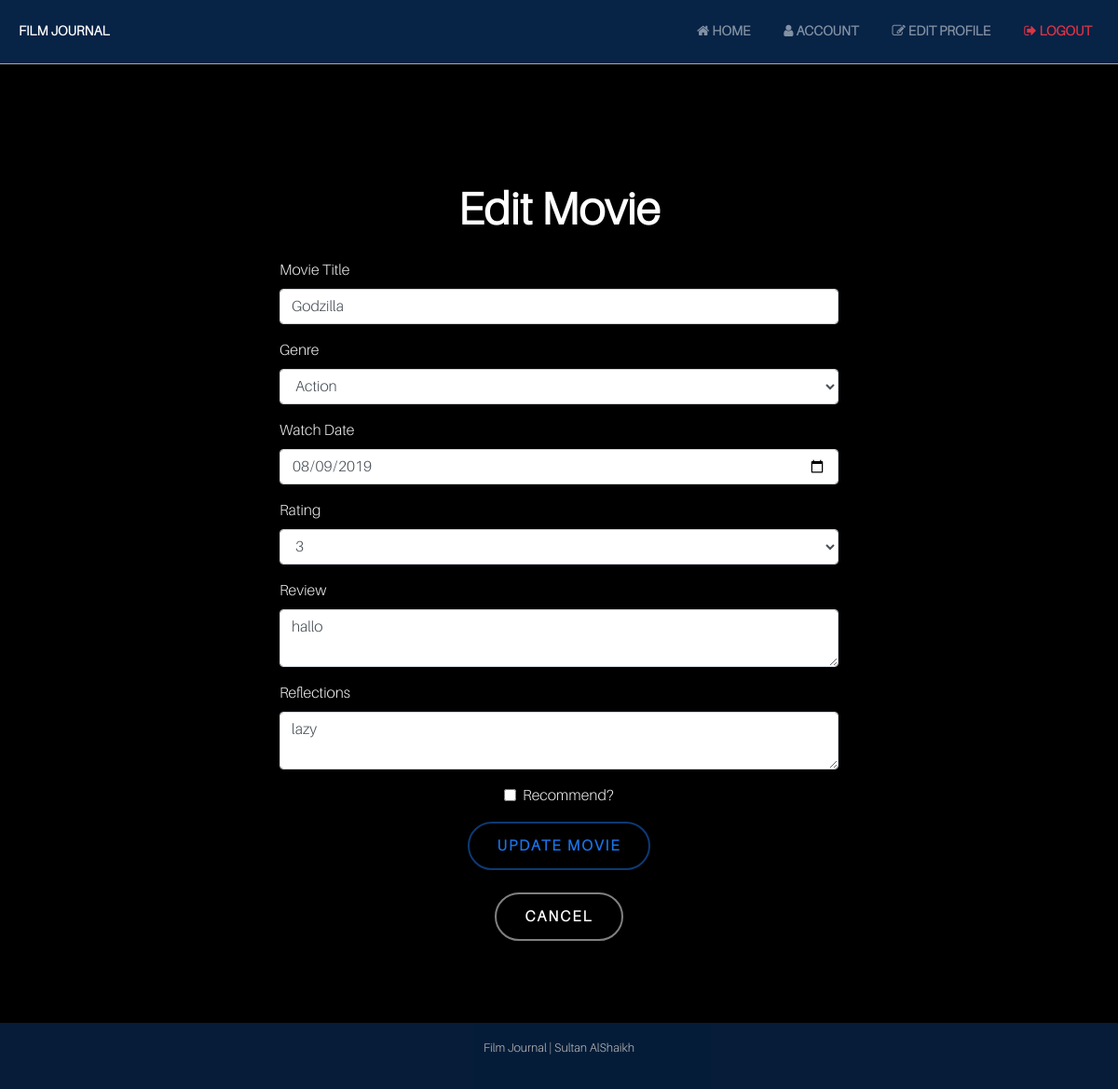
Screenshot of /edit/3 (signed in) with the database file from the repository.
### app/models.py (models this page shows, shortened)
class Movie(db.Model):
    __tablename__ = 'movie'
    id = db.Column(db.Integer, primary_key=True)
    title = db.Column(db.String(100), nullable=False)
    rating = db.Column(db.Integer, nullable=False)
    watch_date = db.Column(db.Date)
    genre = db.Column(db.String(50))
    review = db.Column(db.String(500))
    reflections = db.Column(db.String(500))
    watched = db.Column(db.Boolean, default=False)
    recommend = db.Column(db.Boolean, default=False)
    tmdb_id = db.Column(db.Integer, unique=True, nullable=True)
    poster_url = db.Column(db.String(255), nullable=True)
    user_id = db.Column(db.Integer, db.ForeignKey('user.id'), nullable=False)
    likes = db.relationship('Like', backref='liked_movie', lazy='dynamic')

### app/views.py (the view, shortened to what this page needs)
@app.route('/edit/<int:movie_id>', methods=['GET', 'POST'])
@login_required
def edit_movie(movie_id):
    movie = Movie.query.get_or_404(movie_id)
    if movie.user_id != current_user.id:
        flash("You don't have permission to edit this movie.", 'danger')
        return redirect(url_for('home'))
    form = MovieForm(obj=movie)
    return render_template('edit_movie.html', form=form, movie=movie)

### app/forms.py (shortened to what this page needs)
class MovieForm(FlaskForm):
    title = StringField('Movie Title', validators=[DataRequired()])
    genre = SelectField(
        'Genre',
        choices=[
            ('Action', 'Action'),
            ('Drama', 'Drama'),
            ('Comedy', 'Comedy'),
            ('Thriller', 'Thriller'),
            ('Romance', 'Romance'),
            ('Horror', 'Horror')
        ],
        validators=[DataRequired()]
    )
    watch_date = DateField('Watch Date', validators=[DataRequired()])
    rating = DecimalField(
        'Rating',
        default=0,
        validators=[
            DataRequired(),
            NumberRange(min=0, max=5, message="Invalid rating.")
        ],
        places=1
    )
    review = TextAreaField('Review', validators=[DataRequired()])
    reflections = TextAreaField('Reflections', validators=[DataRequired()])
    recommend = BooleanField('Recommend?')
    poster_url = StringField('Poster URL')
    submit = SubmitField('Add Movie')

### app/__init__.py (called while the page is built)
@login_manager.user_loader
def load_user(user_id):
    return models.User.query.get(int(user_id))

### app/templates/edit_movie.html (shortened to what this page needs)
{% extends "base.html" %}
{% block content %}
<div class="container mt-4">
  <h1 class="mb-4 text-center">Edit Movie</h1>
  <form method="POST" class="needs-validation mx-auto" novalidate style="width: 75%; max-width: 600px;">
    <div class="form-group">
      {{ form.title.label }}
      {{ form.title(class="form-control", placeholder="Enter the movie title") }}
    </div>
    <div class="form-group">
      {{ form.genre.label }}
      <select name="genre" class="form-control">
        <option value="Action" {% if form.genre.data == "Action" %}selected{% endif %}>Action</option>
      </select>
    </div>
    <div class="form-group">
      {{ form.watch_date.label }}
      {{ form.watch_date(class="form-control", placeholder="Select the watch date") }}
    </div>
    <div class="form-group">
      <label for="rating">Rating</label>
      <select id="rating" name="rating" class="form-control">
        <option value="3" {% if form.rating.data == 3 %}selected{% endif %}>3</option>
      </select>
    </div>
    <div class="form-group">
      {{ form.review.label }}
      {{ form.review(class="form-control", placeholder="Write your review") }}
    </div>
    <div class="form-group">
      {{ form.reflections.label }}
      {{ form.reflections(class="form-control", placeholder="What did you learn or reflect on?") }}
    </div>
    <div class="form-group text-center">
      <div class="form-check">
          {{ form.recommend(class="form-check-input") }}
          {{ form.recommend.label(class="form-check-label") }}
      </div>
    </div>
    <div class="d-flex flex-column align-items-center gap-3">
      <button type="submit" class="btn btn-custom-blue">Update Movie</button>
      <br>
      <a href="{{ url_for('home') }}" class="btn btn-custom">Cancel</a>
    </div>
  </form>
</div>
{% endblock %}

### app/static/styles.css (style rules this page uses)
:root { --primary-color: #000000; --secondary-color: #FFFFFF; --highlight-color: #1A73E8; --card-background: #1A1A1A; --text-color: #EAEAEA; --button-hover: #0056b3; --shadow-color: rgba(0, 0, 0, 0.5); --gold-color: #FFD700; --gray-star: #ccc; }
body { font-family: 'Aileron Light', Arial, sans-serif; background-color: var(--primary-color); color: var(--text-color); margin: 0; padding: 0; line-height: 1.5; }
button { font-family: 'Aileron Light', Arial, sans-serif; }
h1 { font-family: 'Aileron Light', Arial, sans-serif; font-size: 3rem; font-weight: 700; color: var(--secondary-color); text-align: center; margin: 40px 0; }
.btn { padding: 10px 15px; font-size: 0.9rem; border-radius: 30px; transition: background-color 0.3s ease, transform 0.2s ease; font-weight: bold; }
.form-group { margin-bottom: 1rem; }
.btn-custom { font-family: 'Aileron Light', Arial, sans-serif; font-weight: bold; text-transform: uppercase; font-size: 1rem; padding: 12px 30px; color: #FFFFFF; background-color: transparent; border: 2px solid rgba(255, 255, 255, 0.5) !important; border-radius: 30px; transition: all 0.3s ease; letter-spacing: 2px; display: inline-block; text-align: center; cursor: pointer; }
.btn-custom-blue { font-family: 'Aileron Light', Arial, sans-serif; font-weight: bold; text-transform: uppercase; font-size: 1rem; padding: 12px 30px; color: #1A73E8; background-color: transparent; border: 2px solid rgba(26, 115, 232, 0.5); border-radius: 30px; transition: all 0.3s ease; letter-spacing: 2px; display: inline-block; text-align: center; cursor: pointer; }
.container { max-width: 1200px; padding: 20px; display: flex; flex-direction: column; align-items: center; justify-content: center; }

### rows the page displays
Movie: title "Godzilla", genre "Action", watch_date "08/09/2019", review "hallo", reflections "lazy"
